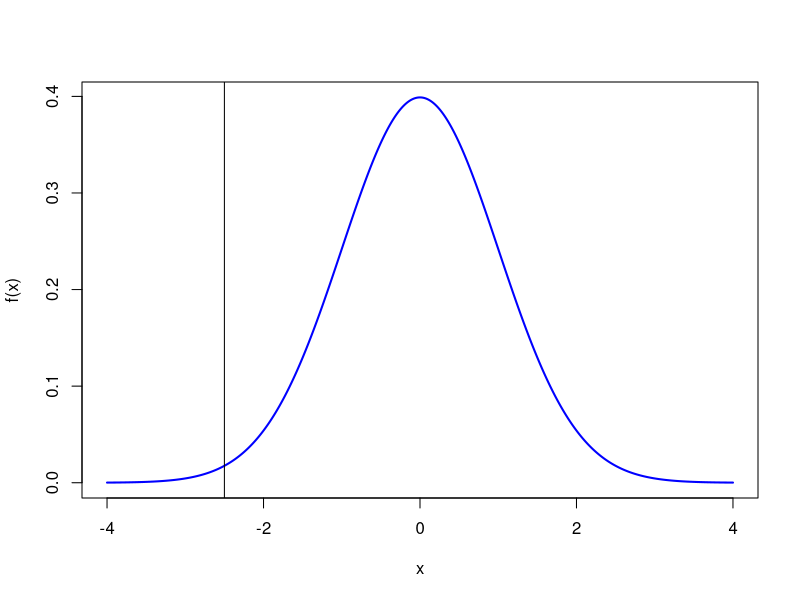
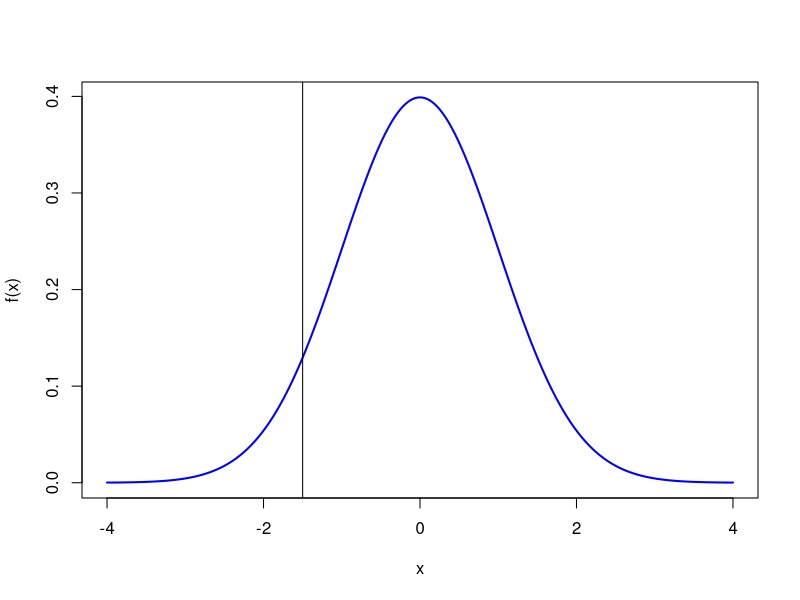
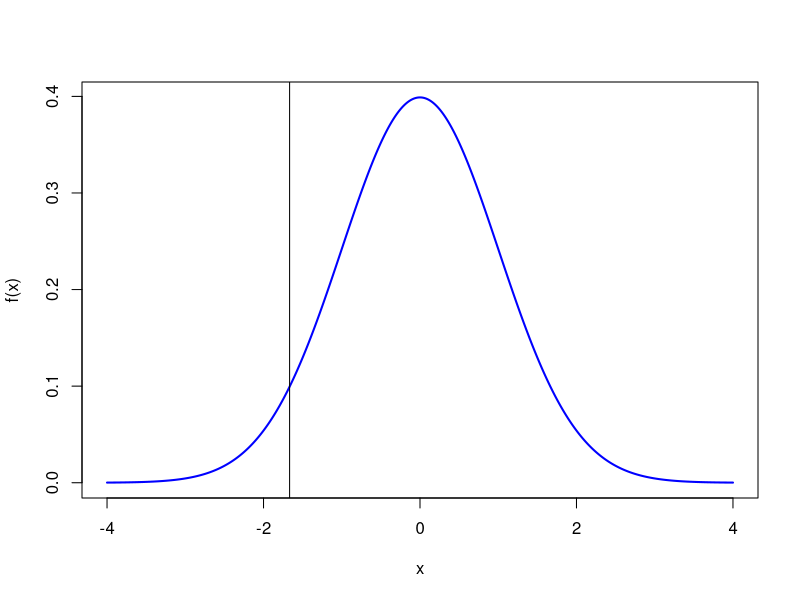
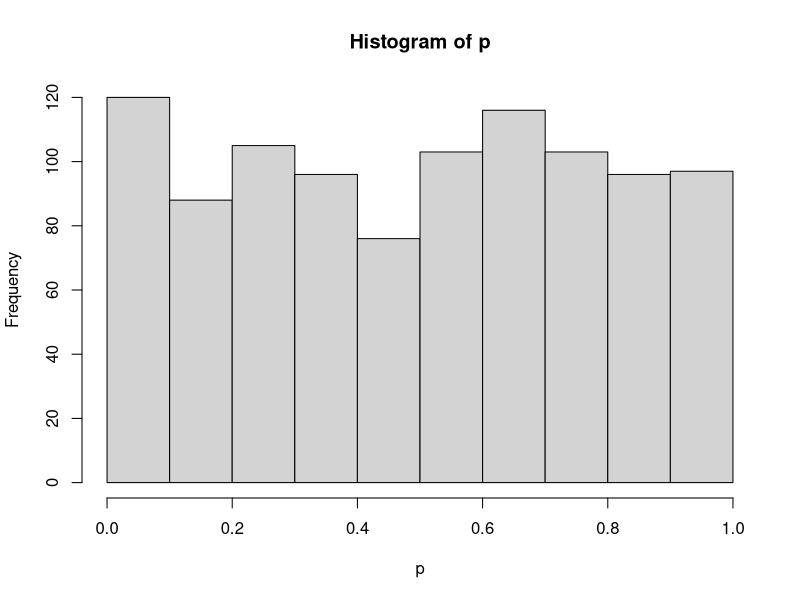
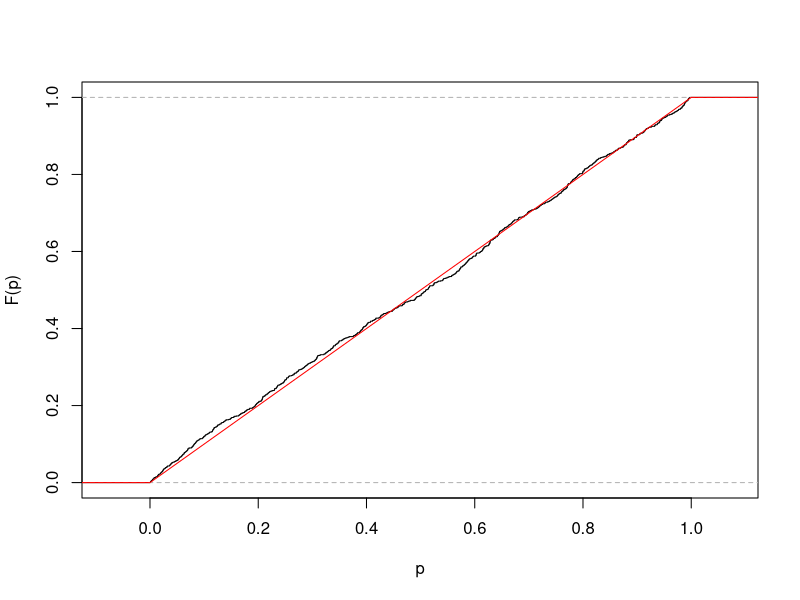
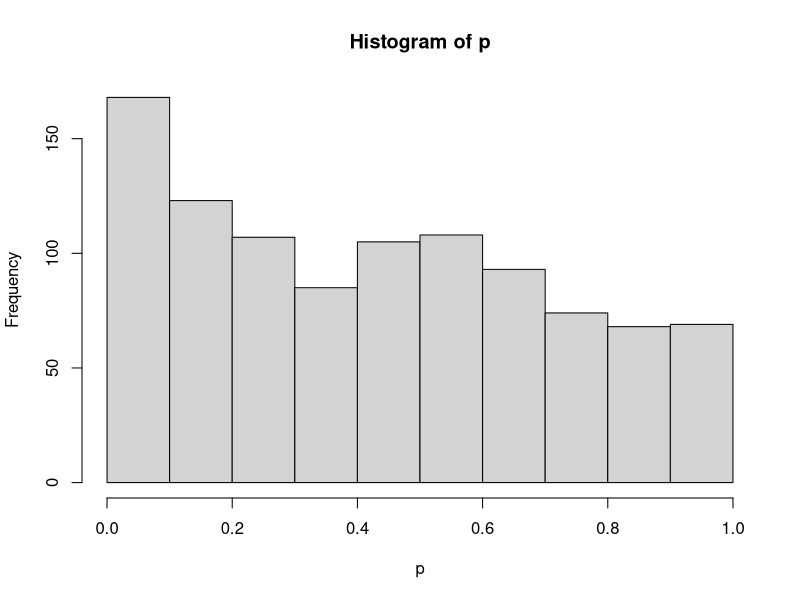
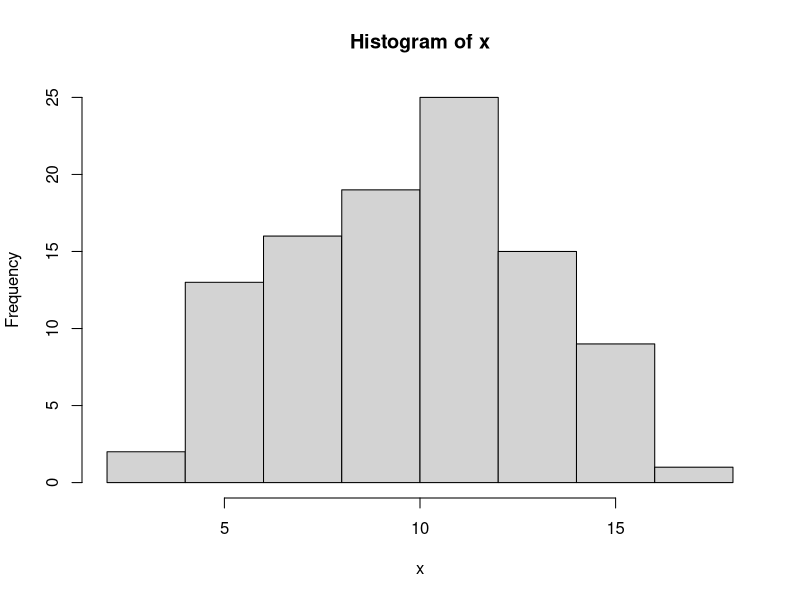
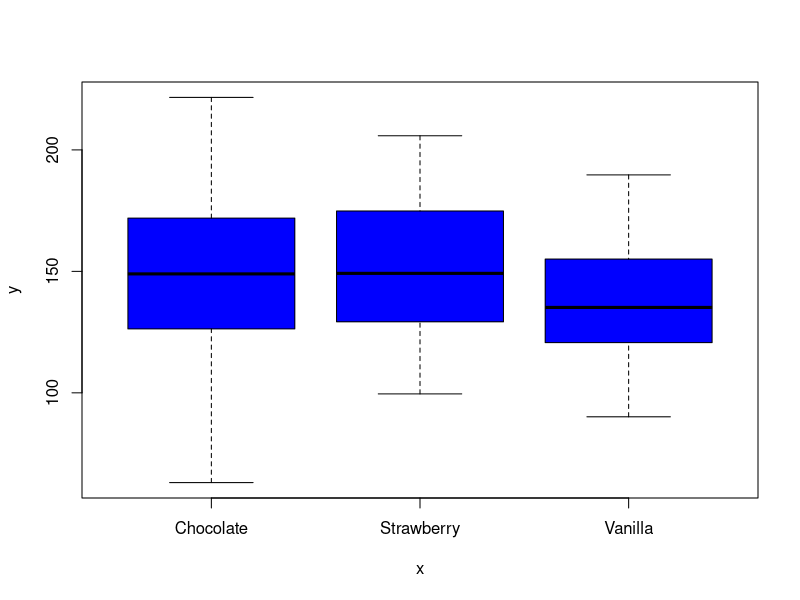

The R source for these figures, in order:
## ---- chunk 1
n <- 100
z <- (5-6) / (4/sqrt(n))
fx = dnorm(seq(-4,4,by=0.01))
plot(seq(-4,4,by=0.01), fx, typ="l", col="blue", lwd=2, xlab="x", ylab="f(x)")
abline(v=z)
## ---- chunk 2
p <- pnorm(z)
p
## ---- chunk 3
n <- 36
z <- (5-6) / (4/sqrt(n))
fx = dnorm(seq(-4,4,by=0.01))
plot(seq(-4,4,by=0.01), fx, typ="l", col="blue", lwd=2, xlab="x", ylab="f(x)")
abline(v=z)

p <- pnorm(z)
p
## ---- chunk 4
n <- 100
z <- (5-6) / (6/sqrt(n))
fx = dnorm(seq(-4,4,by=0.01))
plot(seq(-4,4,by=0.01), fx, typ="l", col="blue", lwd=2, xlab="x", ylab="f(x)")
abline(v=z)

p <- pnorm(z)
p
## ---- chunk 5
set.seed(404)
p <- rep(NA,1000)       # set aside storage for 1000 p-values
n <- 100                # assume a sample size of 100 for each experiment
for ( ii in 1:1000 ) { # do 1000 experiments
  x <- rnorm(n)         # sample 100 values from a standard normal
  z <- (mean(x)-0)/(sd(x)/sqrt(n))  # test a (true!) null mu_o = 0
  p[ii] <- pnorm(z)     # do a lower-tail test
}
hist(p)                # make a histogram of p-values
## ---- chunk 6
ks.test.out = ks.test(p, "punif")
ks.test.out$p.value
## ---- chunk 7
plot(ecdf(p),xlab="p",ylab="F(p)",main=NULL)
lines(c(-1,0,1,2),c(0,0,1,1),col="red")
## ---- chunk 8
set.seed(404)
p <- rep(NA,1000)       
n <- 100               
for ( ii in 1:1000 ) { 
  x <- rnorm(n)         
  z <- (mean(x)-0.025)/(sd(x)/sqrt(n))  
  p[ii] <- pnorm(z)    
}
hist(p)

ks.test.out = ks.test(p, "punif")
ks.test.out$p.value
## ---- chunk 9
pct <- sum(p<0.05) / length(p) *100
pct
## ---- chunk 10
set.seed(606)
x <- rnorm(100,mean=10,sd=3)
hist(x)
## ---- chunk 11
t.test(x, mu=10.5)
## ---- chunk 12
set.seed(303)
y <- rnorm(50,mean=10.5,sd=3.5)
## ---- chunk 13
t.test(x, y)
## ---- chunk 14
x = c(rep("Chocolate",40),rep("Vanilla",30),rep("Strawberry",30))
x = factor(x)
y = c(rnorm(40,mean=145,sd=30),rnorm(30,mean=140,sd=25),rnorm(30,mean=148,sd=32))
## ---- chunk 15
boxplot(y~x,col="blue")
## ---- chunk 16
anova(lm(y~x))
